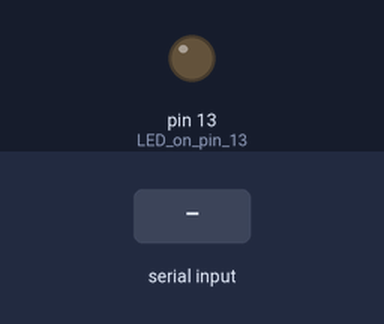
Recording of a sketch running on a simulated Arduino Uno, built with avr-gcc and run on an emulated ATmega328P. On the bench: output pins drawn as LEDs (lit = HIGH). Inputs (shaded band) come from the test bench.

Above: at 1.2 s.
1.3 s: "ON\n" received over Serial
At 1.7 s:
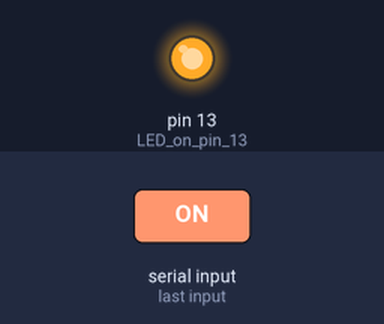
2.8 s: "OFF\n" received over Serial
At 4.1 s:
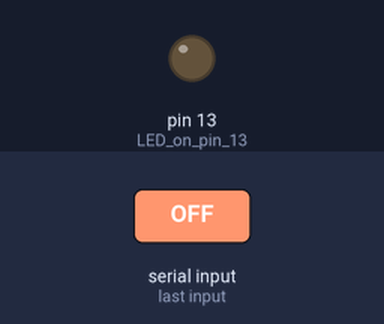
Timing chart, 0 to 5.8 s (numbered marks = the images above; inputs shaded):
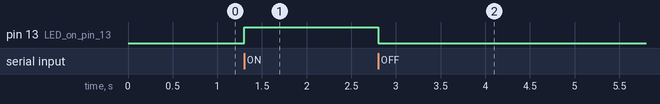

The sketch:

ros_led.ino
```cpp
void setup() {
    pinMode(13, OUTPUT); // LED on pin 13
    Serial.begin(9600);
}

void loop() {
    if (Serial.available()) {
        String command = Serial.readStringUntil('\n');
        command.trim(); // Remove any newline characters

        if (command == "ON") {
            digitalWrite(13, HIGH);
        } else if (command == "OFF") {
            digitalWrite(13, LOW);
        }
    }
}
```

Measured:
- after the input at 1.3 s, pin 13 (LED_on_pin_13): LOW → HIGH at once
- after the input at 2.8 s, pin 13 (LED_on_pin_13): HIGH → LOW at once
